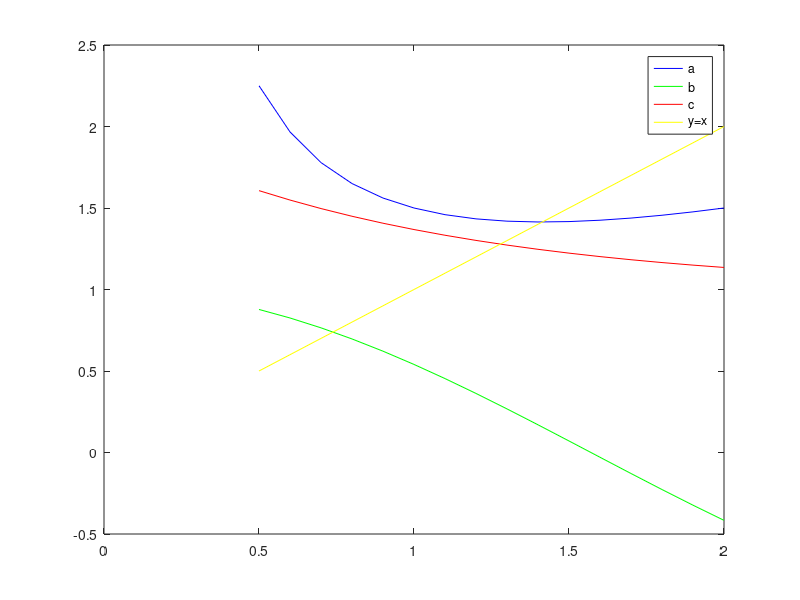

MATLAB code for this plot:
clc

format long 

g1 = @(x) ((1/2) * (x+(2./x)));
g2 = @(x)cos(x);
g3 = @(x)1+exp(-x);
g4 = @(x) x;
x=0.5:.1:2;
plot (x,g1(x),'b',x,g2(x),'g',x,g3(x),'r',x,g4(x),'y')
legend('a','b','c','y=x')
